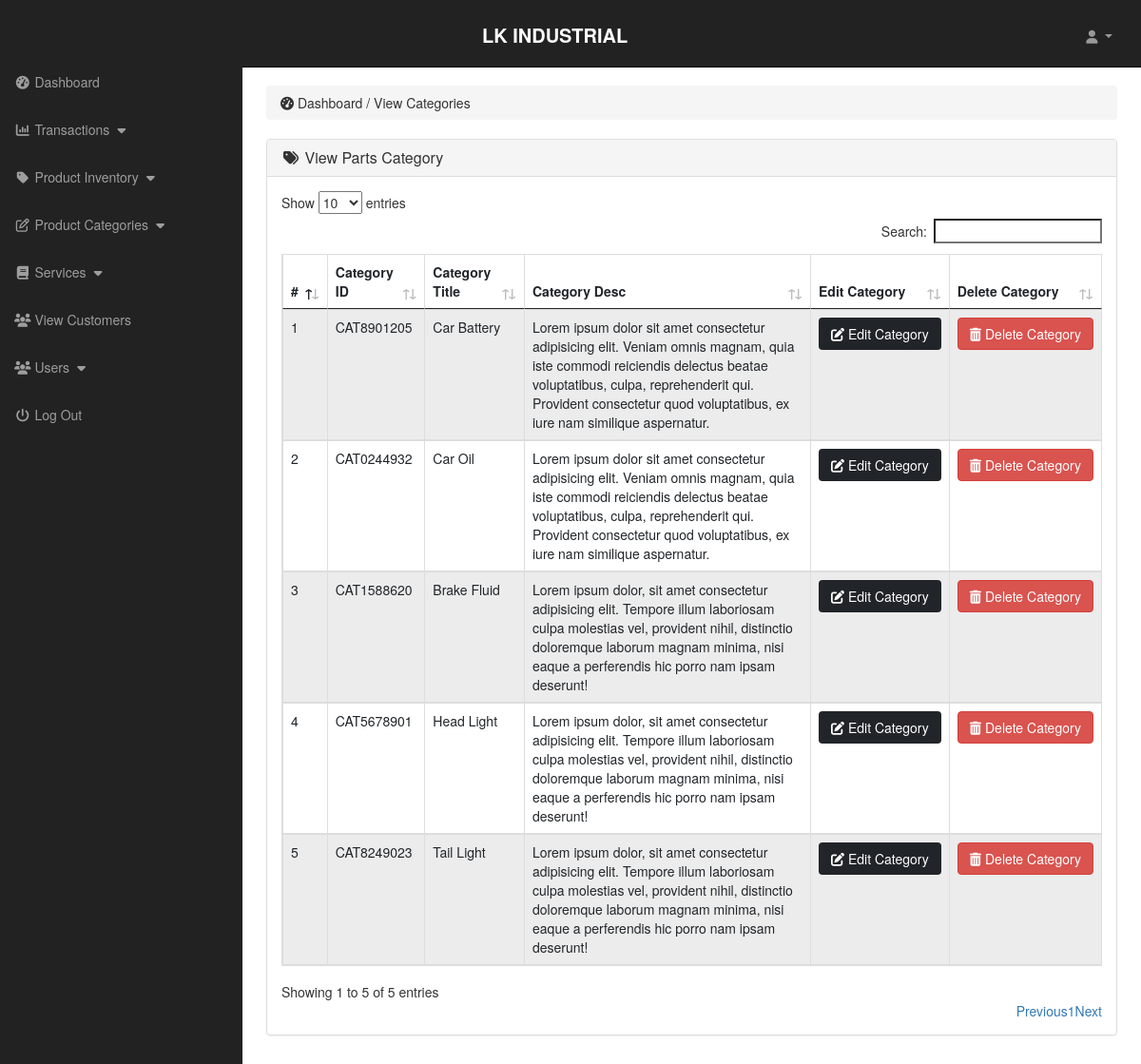
Page /admin-side/index.php?view_cats (signed in) on the committed database.
### tables this page shows
CREATE TABLE `cparts_cat` (
  `cat_id` int(10) NOT NULL,
  `cat_code` varchar(255) NOT NULL,
  `cat_name` varchar(255) NOT NULL,
  `cat_description` varchar(255) NOT NULL
);

### admin-side/category/view-cat.php (the view)
<?php
    if(!isset($_SESSION['admin_email'])){
        echo "<script>window.open('../login.php','_self')</script>";
    }else{
?>
<div class="row mt-5">
    <div class="col-lg-12">
        <ol class="breadcrumb">
            <li>
                <i class="fa fa-dashboard"></i> Dashboard / View Categories
            </li>
        </ol>
    </div>
</div>
<div class="row">
	<div class="col-lg-12">
		<div class="panel panel-default">
			<div class="panel-heading">
				<h3 class="panel-title">
					<i class="fa fa-tags fa-fw"></i> View Parts Category
				</h3>
			</div>
            <div class="panel-body">
                <div class="table-responsive">
                    <table id="admin_table" class="table table-hover table-striped table-bordered">
						<thead>
                            <tr>
                            	<th> # </th>
                                <th> Category ID </th>
                                <th> Category Title </th><a href="#" class="btn-outline-danger"></a>
                                <th> Category Desc </th>
                                <th> Edit Category </th>
                                <th> Delete Category </th>
                            </tr>
                        </thead>
                        <tbody>
                            <?php
                                $rowNumber = 0;
                                while($category = mysqli_fetch_assoc($run_p_categories)) {
                                    $rowNumber++;
                                    $cat_id = $category['cat_id'];
                                    echo "<tr>";
                                    echo "<td>" . $rowNumber . "</td>";
                                    echo "<td>" . $category['cat_code'] . "</td>";
                                    echo "<td>" . $category['cat_name'] . "</td>";
                                    echo "<td>" . $category['cat_description'] . "</td>";
                                    echo "<td><a href='index.php?edit_cat=" . $cat_id . "' class='btn btn-dark'><i class='fa-solid fa-pen-to-square' style='color: #fff;'></i>  Edit Category</a></td>";
                                   echo "<td>
                                    <a href='index.php?delete_cat=" . $cat_id . "' onClick=\"return confirm('Are you sure you want to delete this category?')\" class='btn btn-danger'>
                                        <i class='fa-solid fa-trash-can' style='color: #fff;'></i> Delete Category
                                        </a>
                                        </td>";
echo                                    "</tr>";
                                }
                            ?>
                        </tbody>
					</table>
				</div>
			</div>
		</div>
	</div>
</div>
<?php } ?>

### admin-side/css/style2.css (style rules this page uses)
body { margin-top: 100px; z-index: 1; }
@media (min-width: 768px) { body { margin-top: 50px; } }
.panel-body { border-radius: 5px; }

### rows in the picture
cparts_cat: cat_code "CAT8901205", cat_name "Car Battery", cat_description "Lorem ipsum dolor sit amet consectetur adipisicing elit. Veniam omnis magnam, quia iste commodi reiciendis delectus beatae voluptatibus, culpa, reprehenderit qui. Provident consectetur quod voluptatibus, ex iure nam similique aspernatur."
cparts_cat: cat_code "CAT0244932", cat_name "Car Oil", cat_description "Lorem ipsum dolor sit amet consectetur adipisicing elit. Veniam omnis magnam, quia iste commodi reiciendis delectus beatae voluptatibus, culpa, reprehenderit qui. Provident consectetur quod voluptatibus, ex iure nam similique aspernatur."
cparts_cat: cat_code "CAT1588620", cat_name "Brake Fluid", cat_description "Lorem ipsum dolor, sit amet consectetur adipisicing elit. Tempore illum laboriosam culpa molestias vel, provident nihil, distinctio doloremque laborum magnam minima, nisi eaque a perferendis hic porro nam ipsam deserunt!"
cparts_cat: cat_code "CAT5678901", cat_name "Head Light", cat_description "Lorem ipsum dolor, sit amet consectetur adipisicing elit. Tempore illum laboriosam culpa molestias vel, provident nihil, distinctio doloremque laborum magnam minima, nisi eaque a perferendis hic porro nam ipsam deserunt!"
cparts_cat: cat_code "CAT8249023", cat_name "Tail Light", cat_description "Lorem ipsum dolor, sit amet consectetur adipisicing elit. Tempore illum laboriosam culpa molestias vel, provident nihil, distinctio doloremque laborum magnam minima, nisi eaque a perferendis hic porro nam ipsam deserunt!"
